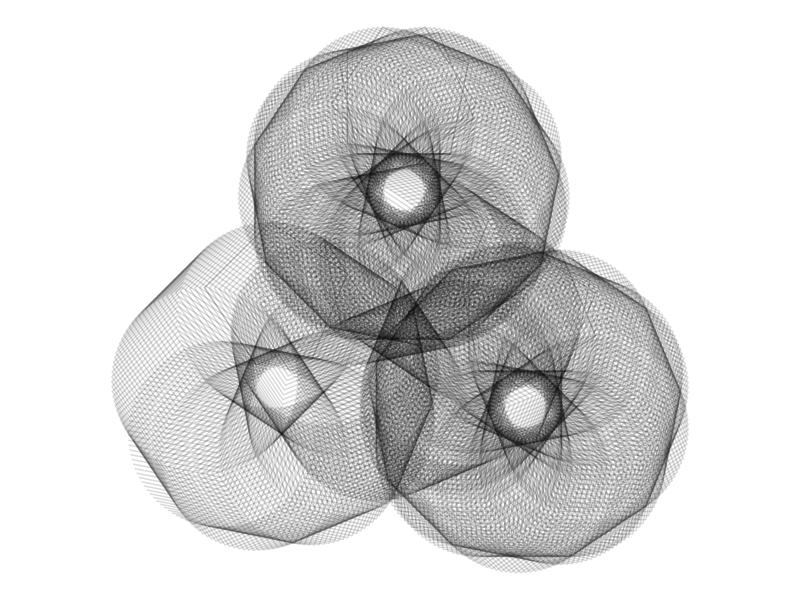

This figure's R source:
# Copied from Antonio Chinchón

# Load the tidyverse
library(tidyverse)

# This function creates an individual pattern
pattern <- function(a, b, c = pi/2, d = pi/5, e = 4) {
  data_frame(
    x = accumulate(1:40, ~.x-sin((.y %% e)*c-ceiling((.y-1)/e)*d), .init = a),
    y = accumulate(1:40, ~.x+cos((.y %% e)*c-ceiling((.y-1)/e)*d), .init = b))
}

# I arrange patterns on a circle
t <- seq(0, 2*pi, length.out = 120)
centers <- data_frame(x = sin(t), y = cos(t))

# To initialize parameters of function pattern
c  <- sample(seq(from = 0, to = 2*pi, by = pi/32), 1)
d  <- sample(seq(from = 0, to = 2*pi, by = pi/32), 1)
e  <- sample(1:20, 1)

# This creates the plot
apply(centers, 1, function(r) pattern(a = r[1], 
                                      b = r[2],
                                      c = c,
                                      d = d,
                                      e = e)) %>% 
  bind_rows(.id="df") %>% 
  ggplot() +
  geom_path(aes(x, y, group = df), alpha = 0.15) + 
  coord_fixed()+
  theme_void()

# Do you like the drawing? Save it!
# ggsave("choose_a_name.png", height=5, width=5, units='in', dpi=800)